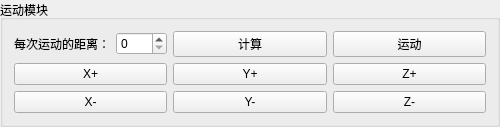
       <widget class="QGroupBox" name="groupBox_36">
        <property name="sizePolicy">
         <sizepolicy hsizetype="Maximum" vsizetype="Preferred">
          <horstretch>1</horstretch>
          <verstretch>2</verstretch>
         </sizepolicy>
        </property>
        <property name="minimumSize">
         <size>
          <width>500</width>
          <height>0</height>
         </size>
        </property>
        <property name="maximumSize">
         <size>
          <width>600</width>
          <height>16777215</height>
         </size>
        </property>
        <property name="title">
         <string>运动模块</string>
        </property>
        <layout class="QVBoxLayout" name="verticalLayout_96">
         <item>
          <layout class="QHBoxLayout" name="horizontalLayout_131">
           <item>
            <layout class="QHBoxLayout" name="horizontalLayout_132">
             <item>
              <widget class="QLabel" name="label_162">
               <property name="maximumSize">
                <size>
                 <width>16777215</width>
                 <height>20</height>
                </size>
               </property>
               <property name="text">
                <string>每次运动的距离：</string>
               </property>
              </widget>
             </item>
             <item>
              <widget class="QSpinBox" name="spinBox_42"/>
             </item>
            </layout>
           </item>
           <item>
            <widget class="QPushButton" name="btn_CaculateTraj_2">
             <property name="text">
              <string>计算</string>
             </property>
            </widget>
           </item>
           <item>
            <widget class="QPushButton" name="pushButton_141">
             <property name="text">
              <string>运动</string>
             </property>
            </widget>
           </item>
          </layout>
         </item>
         <item>
          <layout class="QGridLayout" name="gridLayout_23">
           <item row="0" column="3">
            <widget class="QPushButton" name="btnZPlus_2">
             <property name="text">
              <string>Z+</string>
             </property>
            </widget>
           </item>
           <item row="0" column="0">
            <widget class="QPushButton" name="btnXPlus_2">
             <property name="text">
              <string>X+</string>
             </property>
            </widget>
           </item>
           <item row="0" column="1">
            <widget class="QPushButton" name="btnYPlus_2">
             <property name="text">
              <string>Y+</string>
             </property>
            </widget>
           </item>
           <item row="1" column="3">
            <widget class="QPushButton" name="btnZMinus_2">
             <property name="text">
              <string>Z-</string>
             </property>
            </widget>
           </item>
           <item row="1" column="0">
            <widget class="QPushButton" name="btnXMinus_2">
             <property name="text">
              <string>X-</string>
             </property>
            </widget>
           </item>
           <item row="1" column="1">
            <widget class="QPushButton" name="btnYMinus_2">
             <property name="text">
              <string>Y-</string>
             </property>
            </widget>
           </item>
          </layout>
         </item>
        </layout>
       </widget>
